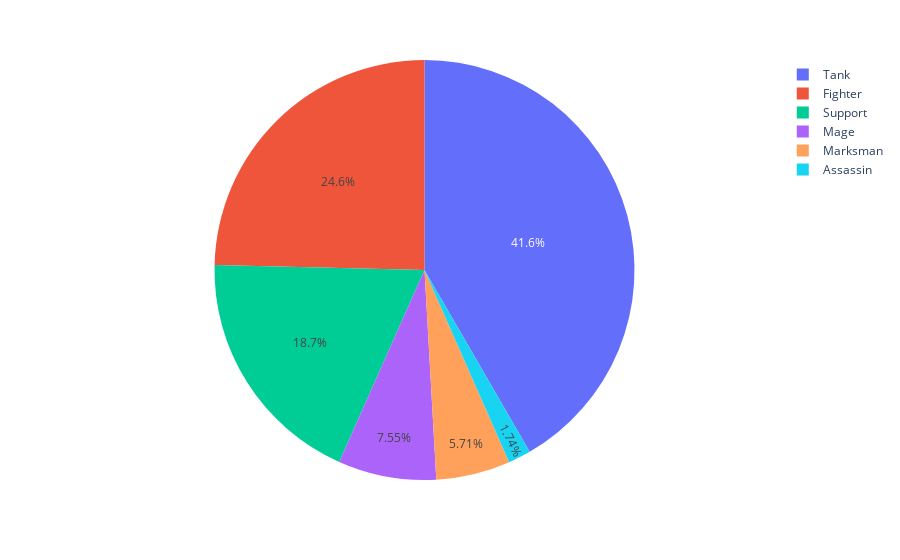

Notebook code for this chart:
### Code cell
px.pie(avg, values="knockEnemyIntoTeamAndKill", names="role")

### Figure 1 — Plotly figure (JSON) as saved in the notebook; plotly's stock layout.template omitted (floating-point values rounded to 4 significant figures)
{"data": [{"domain": {"x": [0.0, 1.0], "y": [0.0, 1.0]}, "hovertemplate": "role=%{label}<br>knockEnemyIntoTeamAndKill=%{value}<extra></extra>", "labels": ["Assassin", "Fighter", "Mage", "Marksman", "Support", "Tank"], "legendgroup": "", "name": "", "showlegend": true, "type": "pie", "values": [0.2895, 4.087, 1.253, 0.9476, 3.107, 6.912]}], "layout": {"legend": {"tracegroupgap": 0}, "margin": {"t": 60}}}
